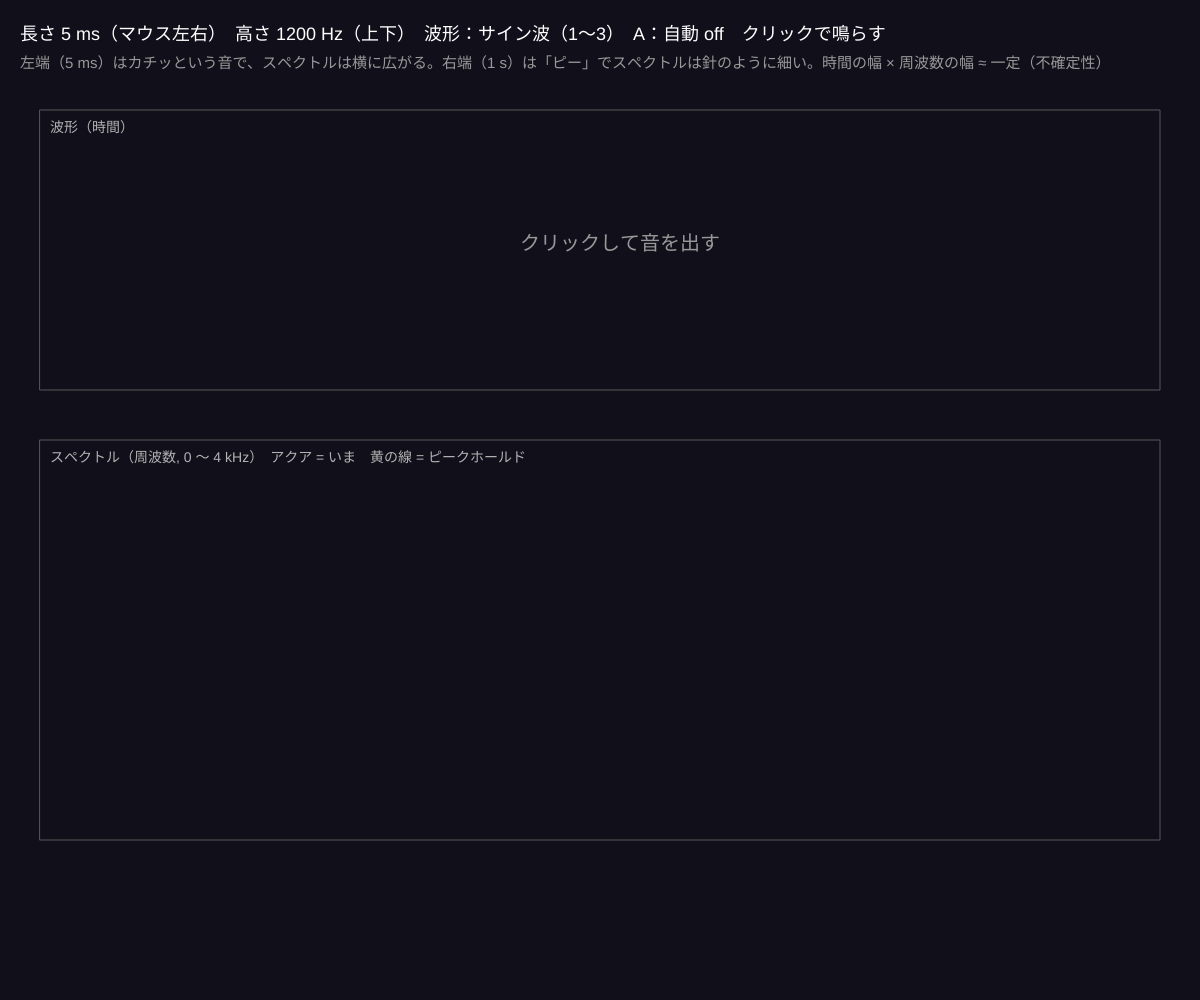
Frame 1 (no input)
Frame 60 (no input): identical to frame 1, image omitted
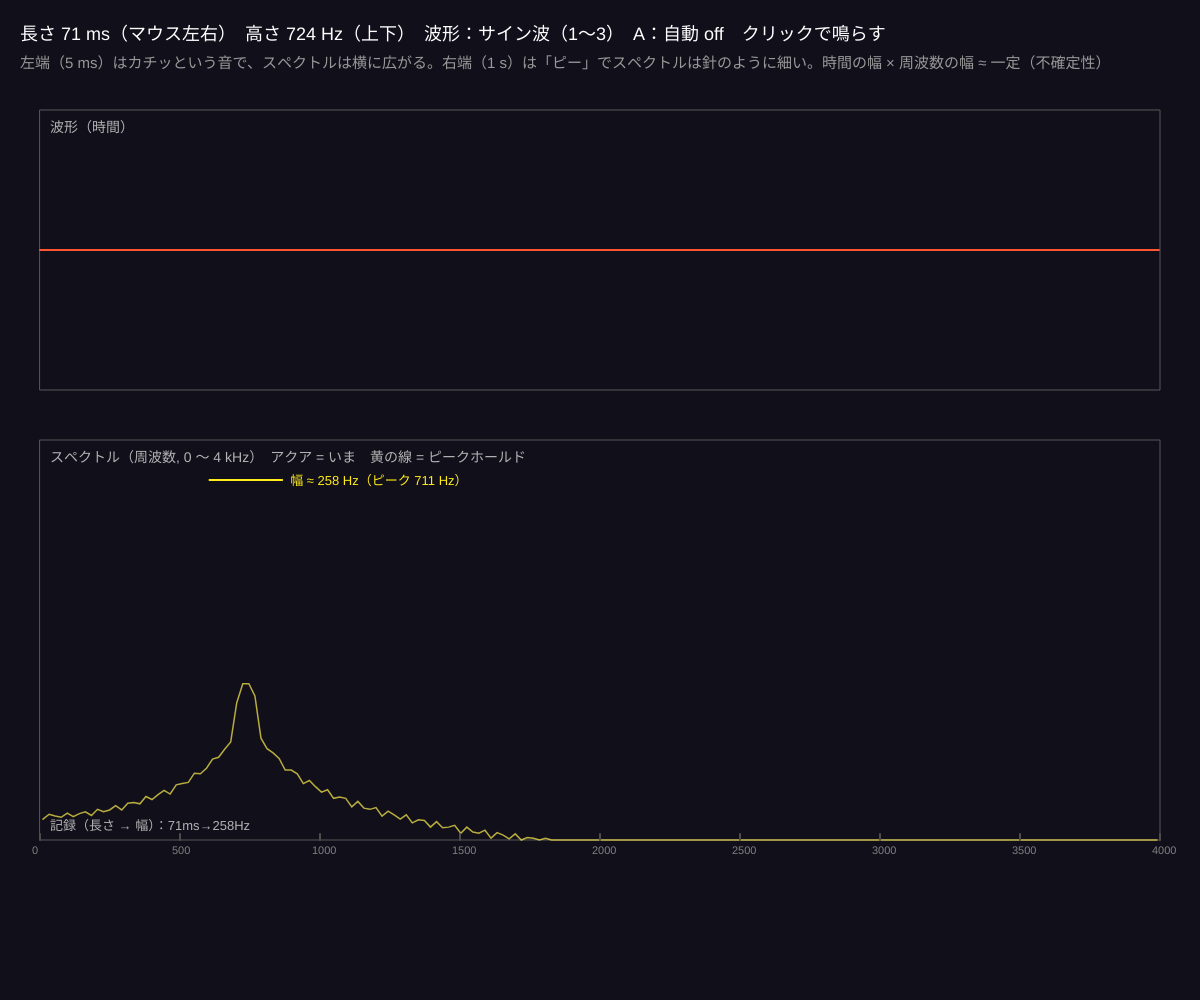
Frame 120 (the mouse pressed at the canvas centre since frame 60)

The p5.js sketch that drew these frames (run headless with seeded random() and noise() and a simulated clock; from frame 60 on, the mouse is pressed at the canvas centre):

// p5.js sketch
// ── sketch.js
// ============================================
// 13 時間と周波数を聴く
// 短い「カチッ」という音 ↔ 幅の広いスペクトル、長く伸びる純音 ↔ 鋭いピーク（11 の不確定性を耳で）
//   クリックで音を鳴らし、スピーカーに送る直前の信号を AnalyserNode で解析して波形とスペクトルを描く
//   音の長さはマウス左右（5 ms 〜 1 s）、高さはマウス上下
// クリック = 鳴らす / 1〜3 = 波形（サイン・矩形・ノイズ） / A = 自動でくり返す
// ============================================

let waveNo = 1;
let autoPlay = false;
let lastDur = 0, lastFreq = 0, lastT = 0;
let names = ['', 'サイン波', '矩形波', 'ノイズ'];
let spec, wave, hold = [];        // 解析データ（hold = 短い音も見えるようにピークを残す）
let peakHist = [];                // 直近の「帯域幅」の記録
let holdDecay = 0.985;            // ★ ピークホールドの減り方（1 に近いほど長く残る）

function setup() {
  createCanvas(windowWidth, windowHeight);
  colorMode(HSB, 360, 100, 100, 100);
}
function durFromMouse() { return Math.pow(10, map(constrain(mouseX, 40, width - 40), 40, width - 40, Math.log10(0.005), 0)); }
function freqFromMouse() { return map(constrain(mouseY, 100, height - 60), 100, height - 60, 1200, 200); }

function draw() {
  background(250, 40, 10);
  let dur = durFromMouse(), fq = freqFromMouse();
  if (autoPlay && audioCtx && millis() - lastT > Math.max(700, dur * 1000 + 400)) playTone(dur, fq);

  let L = { x: 40, y: 110, w: width - 80, h: (height - 200) * 0.35 };
  let R = { x: 40, y: L.y + L.h + 50, w: width - 80, h: (height - 200) * 0.5 };
  noFill(); stroke(0, 0, 35); strokeWeight(1); rect(L.x, L.y, L.w, L.h); rect(R.x, R.y, R.w, R.h);
  noStroke(); fill(0, 0, 70); textSize(14); text('波形（時間）', L.x + 10, L.y + 22); text('スペクトル（周波数, 0 〜 4 kHz）　アクア = いま　黄の線 = ピークホールド', R.x + 10, R.y + 22);

  let bw = 0;
  if (analyser) {
    analyser.getFloatTimeDomainData(wave);
    analyser.getByteFrequencyData(spec);
    if (hold.length !== spec.length) hold = new Array(spec.length).fill(0);
    for (let i = 0; i < spec.length; i++) hold[i] = Math.max(hold[i] * holdDecay, spec[i]);   // ★ ピークホールド
    // 波形
    noFill(); stroke(10, 80, 100); strokeWeight(2); beginShape();
    for (let i = 0; i < wave.length; i += 2) vertex(L.x + i / wave.length * L.w, L.y + L.h / 2 - wave[i] * L.h * 0.45);
    endShape();
    // スペクトル（4 kHz まで）
    let binHz = audioCtx.sampleRate / analyser.fftSize, nb = Math.min(spec.length, Math.floor(4000 / binHz));
    let mx = 0, mi = 0;
    for (let i = 0; i < nb; i++) if (hold[i] > mx) { mx = hold[i]; mi = i; }
    noStroke();
    for (let i = 0; i < nb; i++) { fill(180, 80, 100, 80); rect(R.x + i / nb * R.w, R.y + R.h - spec[i] / 255 * (R.h - 30), R.w / nb + 0.5, spec[i] / 255 * (R.h - 30)); }
    noFill(); stroke(55, 70, 100, 70); strokeWeight(1.5); beginShape();
    for (let i = 0; i < nb; i++) vertex(R.x + (i + 0.5) / nb * R.w, R.y + R.h - hold[i] / 255 * (R.h - 30));
    endShape();
    // ★ 帯域幅：ピークの半分（−6 dB）より大きいビンの数 × 刻み
    if (mx > 40) {
      let lo = mi, hi = mi;
      while (lo > 0 && hold[lo - 1] > mx / 2) lo--;
      while (hi < nb - 1 && hold[hi + 1] > mx / 2) hi++;
      bw = (hi - lo + 1) * binHz;
      stroke(55, 90, 100); strokeWeight(2); line(R.x + lo / nb * R.w, R.y + 40, R.x + (hi + 1) / nb * R.w, R.y + 40);
      noStroke(); fill(55, 90, 100); textSize(13); text('幅 ≈ ' + nf(bw, 1, 0) + ' Hz（ピーク ' + nf(mi * binHz, 1, 0) + ' Hz）', R.x + (hi + 1) / nb * R.w + 8, R.y + 45);
    }
    for (let f = 0; f <= 4000; f += 500) { let sx = R.x + f / 4000 * R.w; stroke(0, 0, 30); line(sx, R.y + R.h - 6, sx, R.y + R.h); noStroke(); fill(0, 0, 50); textSize(11); text(f, sx - 8, R.y + R.h + 14); }
  } else {
    noStroke(); fill(0, 0, 60); textSize(20); text('クリックして音を出す', L.x + L.w / 2 - 80, L.y + L.h / 2);
  }
  // 記録（長さ vs 帯域幅）
  if (peakHist.length) {
    noStroke(); fill(0, 0, 70); textSize(13);
    text('記録（長さ → 幅）：' + peakHist.slice(-5).map((p) => nf(p.d * 1000, 1, 0) + 'ms→' + nf(p.b, 1, 0) + 'Hz').join('　'), R.x + 10, R.y + R.h - 10);
  }
  if (bw > 0 && millis() - lastT > 100 && millis() - lastT < 400 && (!peakHist.length || peakHist[peakHist.length - 1].t !== lastT)) peakHist.push({ d: lastDur, b: bw, t: lastT });

  // 現在のマウスの設定
  noStroke(); fill(0, 0, 100); textSize(18);
  text('長さ ' + nf(dur * 1000, 1, 0) + ' ms（マウス左右）　高さ ' + nf(fq, 1, 0) + ' Hz（上下）　波形：' + names[waveNo] + '（1〜3）　A：自動 ' + (autoPlay ? 'ON' : 'off') + '　クリックで鳴らす', 20, 40);
  fill(0, 0, 60); textSize(15);
  text('左端（5 ms）はカチッという音で、スペクトルは横に広がる。右端（1 s）は「ピー」でスペクトルは針のように細い。時間の幅 × 周波数の幅 ≈ 一定（不確定性）', 20, 68);
}

function mousePressed() { startAudio(); playTone(durFromMouse(), freqFromMouse()); }
function keyPressed() {
  if (key >= '1' && key <= '3') waveNo = int(key);
  if (key === 'a' || key === 'A') { startAudio(); autoPlay = !autoPlay; }
}

// ---------- やってみよう ----------
// 1. 同じ高さで長さだけ変えて、スペクトルの幅を記録しよう。長さ × 幅 はだいたい一定？
// 2. 矩形波（2）は倍音がたくさん出る。長くしても「針が何本も」立つ。ノイズ（3）は？
// 3. 長さを 20 ms にしてマウス上下で高さを変える。高さがわかりにくいのはなぜ？（幅が広いから）
// 4. 打楽器は短い音、笛は長い音。その楽器の「音色」の違いをスペクトルの幅で説明してみよう


// ==================================================
// ここから下は「音を鳴らすための道具」（短い音をエンベロープ付きで鳴らし、出力を解析する）
// ==================================================
let audioCtx, masterOut, analyser;
function startAudio() {
  if (!audioCtx) {
    audioCtx = new AudioContext();
    masterOut = audioCtx.createGain(); masterOut.gain.value = 0.5;
    analyser = audioCtx.createAnalyser(); analyser.fftSize = 2048; analyser.smoothingTimeConstant = 0.5;
    masterOut.connect(analyser); analyser.connect(audioCtx.destination);
    spec = new Uint8Array(analyser.frequencyBinCount); wave = new Float32Array(analyser.fftSize);
  }
  audioCtx.resume();
}
// ★ 長さ dur 秒・周波数 f の音を 1 回鳴らす（ガウス風のエンベロープ）
function playTone(dur, f) {
  if (!audioCtx) return;
  let t0 = audioCtx.currentTime + 0.02, g = audioCtx.createGain();
  g.gain.setValueAtTime(0.0001, t0);
  g.gain.exponentialRampToValueAtTime(0.8, t0 + dur * 0.3);
  g.gain.setValueAtTime(0.8, t0 + dur * 0.7);
  g.gain.exponentialRampToValueAtTime(0.0001, t0 + dur);
  g.connect(masterOut);
  let src;
  if (waveNo === 3) {
    let len = Math.ceil(audioCtx.sampleRate * (dur + 0.05)), buf = audioCtx.createBuffer(1, len, audioCtx.sampleRate), ch = buf.getChannelData(0);
    for (let i = 0; i < len; i++) ch[i] = Math.random() * 2 - 1;
    src = audioCtx.createBufferSource(); src.buffer = buf;
  } else { src = audioCtx.createOscillator(); src.type = waveNo === 2 ? 'square' : 'sine'; src.frequency.value = f; }
  src.connect(g); src.start(t0); src.stop(t0 + dur + 0.05);
  lastDur = dur; lastFreq = f; lastT = millis();
}
